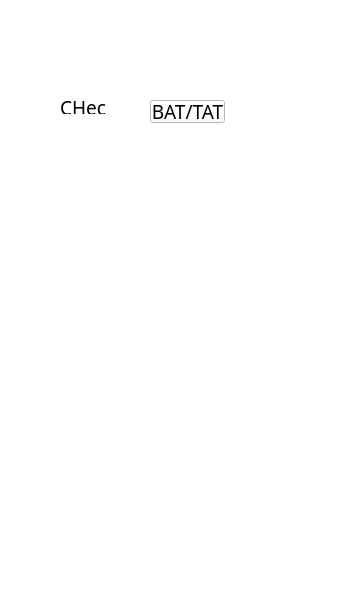
<?xml version="1.0" encoding="UTF-8"?>
<ui version="4.0">
 <class>Form</class>
 <widget class="QWidget" name="Form">
  <property name="geometry">
   <rect>
    <x>0</x>
    <y>0</y>
    <width>343</width>
    <height>607</height>
   </rect>
  </property>
  <property name="sizePolicy">
   <sizepolicy hsizetype="Fixed" vsizetype="Fixed">
    <horstretch>0</horstretch>
    <verstretch>0</verstretch>
   </sizepolicy>
  </property>
  <property name="font">
   <font>
    <family>Monaco</family>
    <pointsize>14</pointsize>
   </font>
  </property>
  <property name="windowTitle">
   <string>EP_lab4</string>
  </property>
  <property name="styleSheet">
   <string notr="true">background-color: rgb(255, 255, 255);</string>
  </property>
  <widget class="QPushButton" name="onOffBtn">
   <property name="geometry">
    <rect>
     <x>150</x>
     <y>100</y>
     <width>75</width>
     <height>23</height>
    </rect>
   </property>
   <property name="text">
    <string>BAT/TAT</string>
   </property>
  </widget>
  <widget class="QLabel" name="label">
   <property name="geometry">
    <rect>
     <x>60</x>
     <y>100</y>
     <width>47</width>
     <height>14</height>
    </rect>
   </property>
   <property name="text">
    <string>CHeck</string>
   </property>
  </widget>
 </widget>
 <resources/>
 <connections/>
</ui>
